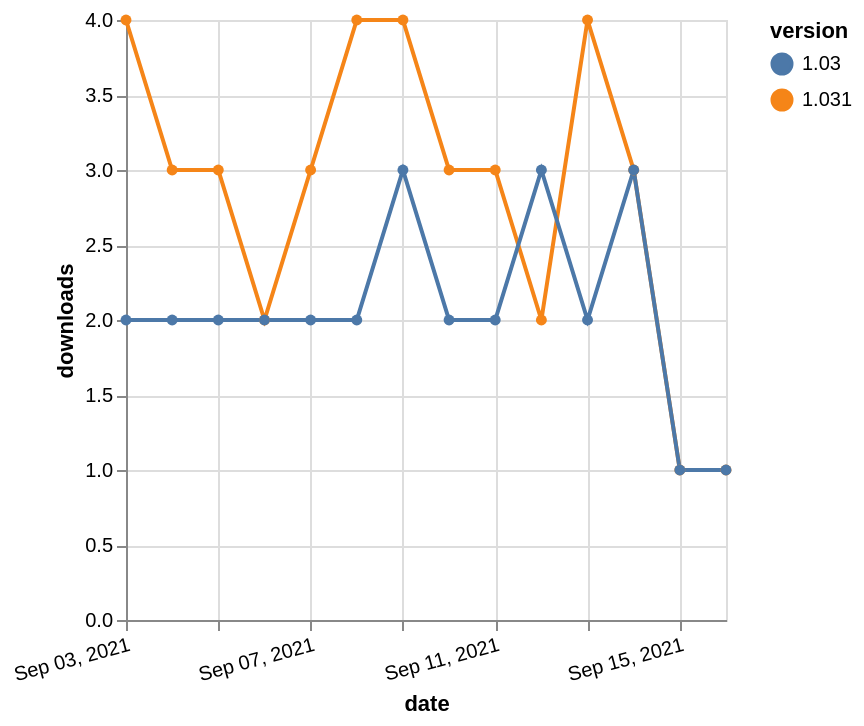

Vega-Lite specification for this chart:
### Vega-Lite specification from a JSON file in a GitHub repository (floating-point values rounded to 4 significant figures)
{"$schema": "https://vega.github.io/schema/vega-lite/v5.json", "description": "A simple bar chart with embedded data.", "data": {"values": [{"date": "2021-09-03", "total": 3476, "delta": 4, "version": "1.031"}, {"date": "2021-09-04", "total": 3479, "delta": 3, "version": "1.031"}, {"date": "2021-09-05", "total": 3482, "delta": 3, "version": "1.031"}, {"date": "2021-09-06", "total": 3484, "delta": 2, "version": "1.031"}, {"date": "2021-09-07", "total": 3487, "delta": 3, "version": "1.031"}, {"date": "2021-09-08", "total": 3491, "delta": 4, "version": "1.031"}, {"date": "2021-09-09", "total": 3495, "delta": 4, "version": "1.031"}, {"date": "2021-09-10", "total": 3498, "delta": 3, "version": "1.031"}, {"date": "2021-09-11", "total": 3501, "delta": 3, "version": "1.031"}, {"date": "2021-09-12", "total": 3503, "delta": 2, "version": "1.031"}, {"date": "2021-09-13", "total": 3507, "delta": 4, "version": "1.031"}, {"date": "2021-09-14", "total": 3510, "delta": 3, "version": "1.031"}, {"date": "2021-09-15", "total": 3511, "delta": 1, "version": "1.031"}, {"date": "2021-09-16", "total": 3512, "delta": 1, "version": "1.031"}, {"date": "2021-09-03", "total": 4553, "delta": 2, "version": "1.03"}, {"date": "2021-09-04", "total": 4555, "delta": 2, "version": "1.03"}, {"date": "2021-09-05", "total": 4557, "delta": 2, "version": "1.03"}, {"date": "2021-09-06", "total": 4559, "delta": 2, "version": "1.03"}, {"date": "2021-09-07", "total": 4561, "delta": 2, "version": "1.03"}, {"date": "2021-09-08", "total": 4563, "delta": 2, "version": "1.03"}, {"date": "2021-09-09", "total": 4566, "delta": 3, "version": "1.03"}, {"date": "2021-09-10", "total": 4568, "delta": 2, "version": "1.03"}, {"date": "2021-09-11", "total": 4570, "delta": 2, "version": "1.03"}, {"date": "2021-09-12", "total": 4573, "delta": 3, "version": "1.03"}, {"date": "2021-09-13", "total": 4575, "delta": 2, "version": "1.03"}, {"date": "2021-09-14", "total": 4578, "delta": 3, "version": "1.03"}, {"date": "2021-09-15", "total": 4579, "delta": 1, "version": "1.03"}, {"date": "2021-09-16", "total": 4580, "delta": 1, "version": "1.03"}]}, "width": "container", "mark": {"type": "line", "point": {"filled": true}}, "encoding": {"x": {"field": "date", "type": "temporal", "timeUnit": "yearmonthdate", "title": "date", "axis": {"labelAngle": -15}}, "y": {"field": "delta", "type": "quantitative", "title": "downloads"}, "color": {"field": "version", "type": "nominal"}, "tooltip": {"field": "delta"}}}
